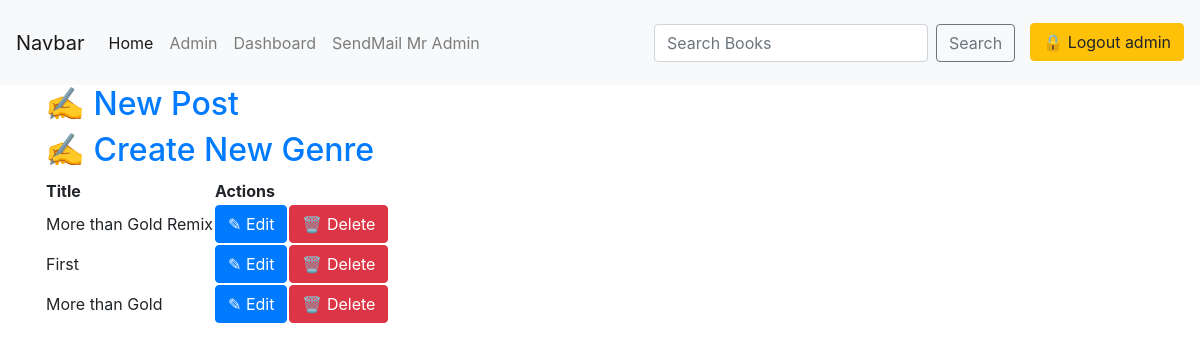
Before: /book_app/dashboard/ (signed in) with the older database file.
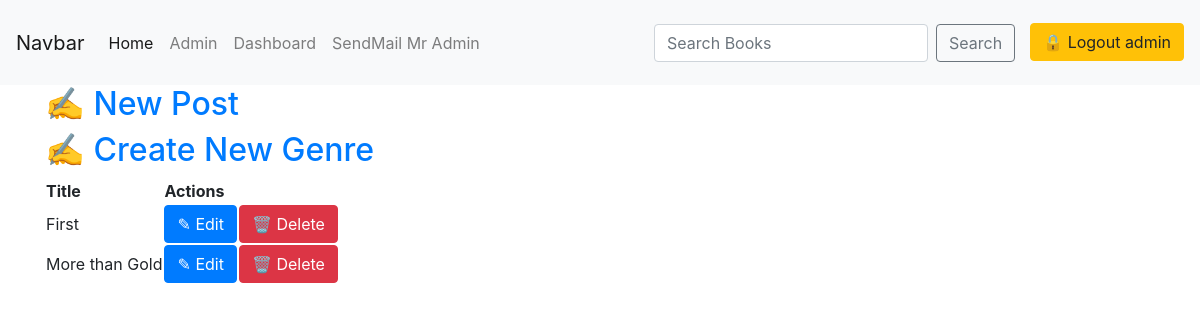
After: the same page with the newer database file.
### book_app/models.py (models this page shows, shortened)
class Book(models.Model):
    title = models.CharField(max_length=100)
    slug = models.SlugField()
    author = models.ForeignKey(User, on_delete=models.CASCADE)
    context = models.TextField()
    release_year = models.DateTimeField(auto_now_add=True)
    count = models.PositiveIntegerField(default=0)
    genre = models.ForeignKey(Genre, on_delete=models.CASCADE)
    image = models.ImageField(upload_to='profile_pics')
    class Meta:
        ordering = ['-release_year']

### book_app/views.py (the view)
# urls.py: path('dashboard/', views.Dashboard.as_view(), name='dashboard'),
class Dashboard(LoginRequiredMixin, View):
    def get(self, *args, **kwargs):
        view = HomeView.as_view(template_name='book_app/dashboard.html')
        return view(*args, **kwargs)

### book_app/views.py (called while the page is built)
    def get_context_data(self, **kwargs):
        context = super().get_context_data(**kwargs)
        context['books'] = Book.objects.filter(author=self.request.user)
        return context

### book_app/templates/book_app/dashboard.html
<!DOCTYPE html>
{% extends 'book_app/base.html' %}
{% block body_block %}
    <div class="blog-table">
        <h2><a href="{% url 'create_books' %}">&#9997 New Post</a></h2>
        <h2><a href="{% url 'create_genre' %}">&#9997 Create New Genre</a></h2>
        <table>
            <tr>
                <th>Title</th>
                <th colspan="2">Actions</th>
            </tr>
            {% for book in books %}
            <tr>
                    <td>{{book.title}}</td>
                    <td><a class='btn btn-primary' href="{% url 'update_books' book.pk %}">&#9998 Edit</a></td>
                    <td><a class="btn btn-danger" href="{% url 'delete_books' book.pk %}">&#128465 Delete</a></td>
            </tr>
            {% endfor %}
        </table>
    </div>
{% endblock %}

Changed rows visible on the page:
removed Book: title "More than Gold Remix"
